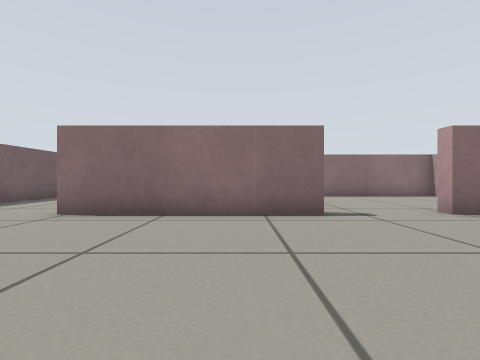
View 1 (above)

19 first-person views from a walk through a world built for the Gazebo simulator. The camera is 0.35 m above the floor, looks level and sees 85° across. The floor is counted in squares, 0.5 m on a side. Each view is taken from the middle of a square. On the plan, view 1 faces up. The plan holds only what a view shows up to about 9 squares ahead; the rest is blank.

View 2
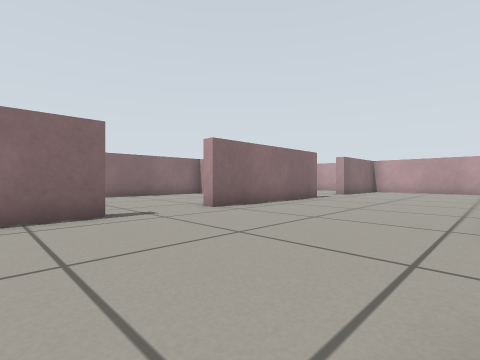

View 3
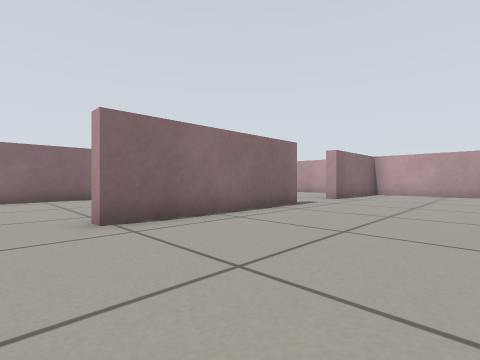

View 4
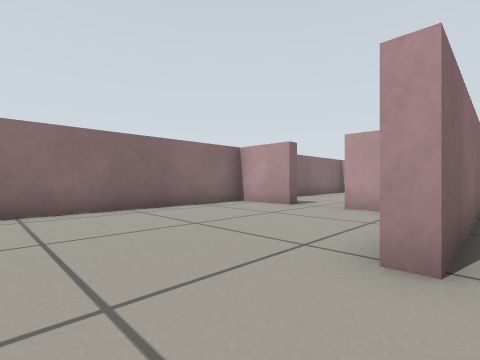

View 5
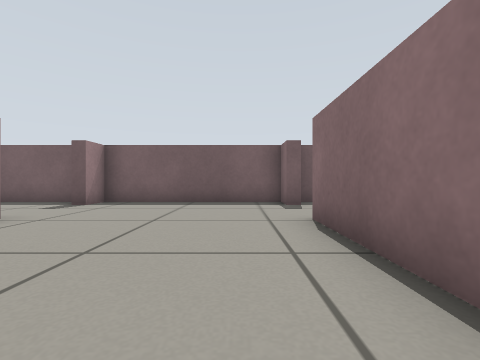

View 6
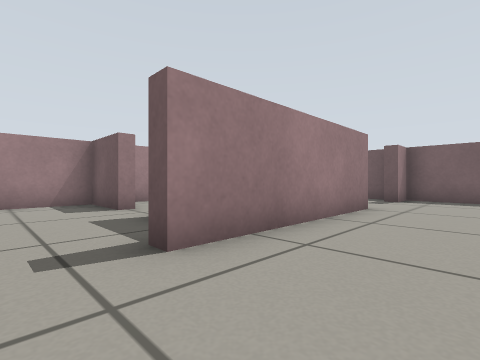

View 7
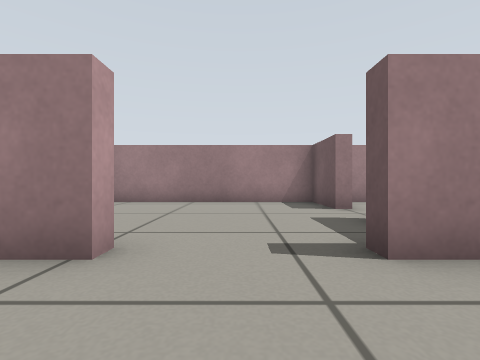

View 8
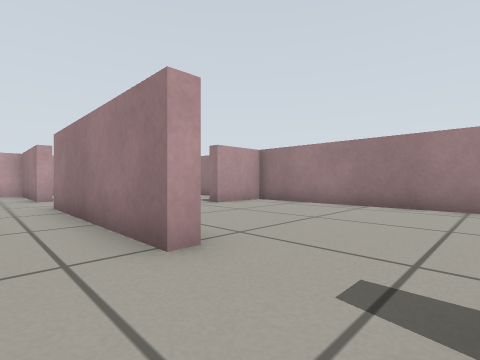

View 9
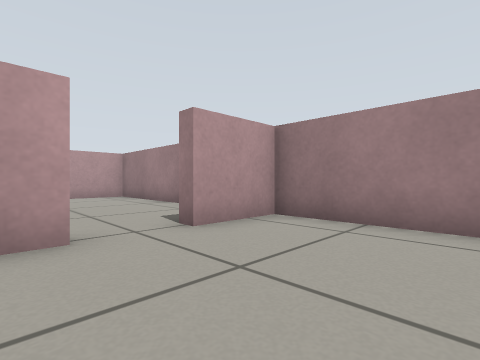

View 10
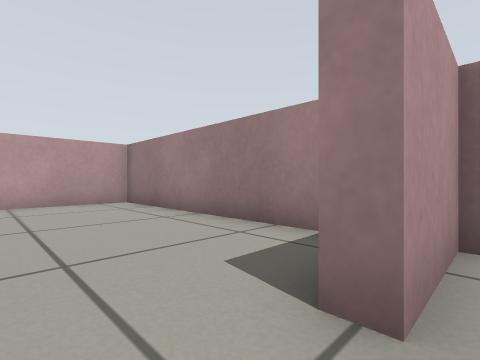

View 11
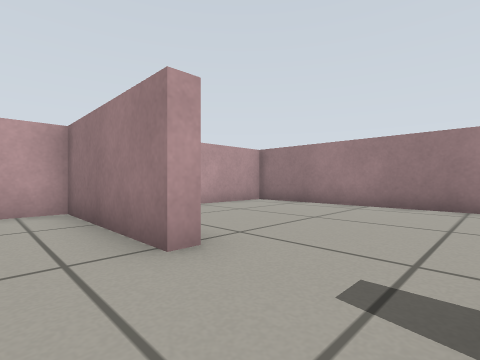

View 12
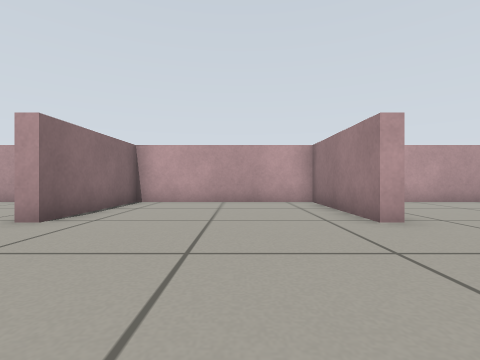

View 13
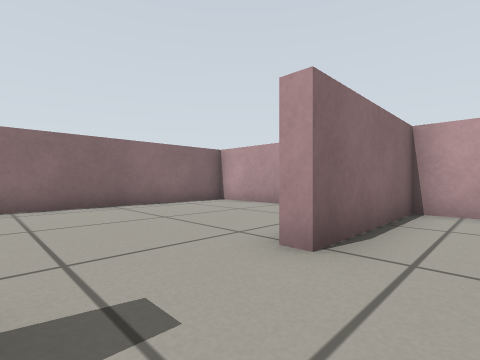

View 14
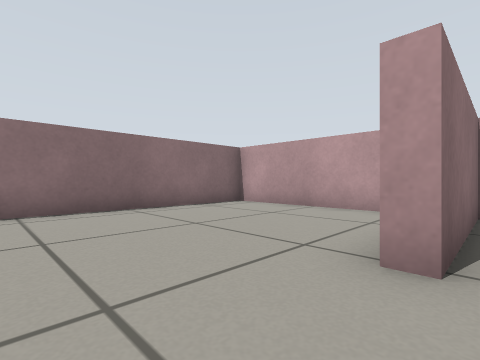

View 15
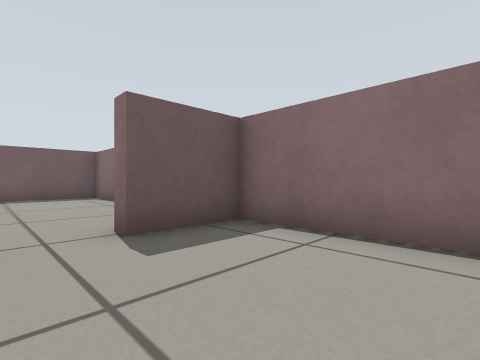

View 16
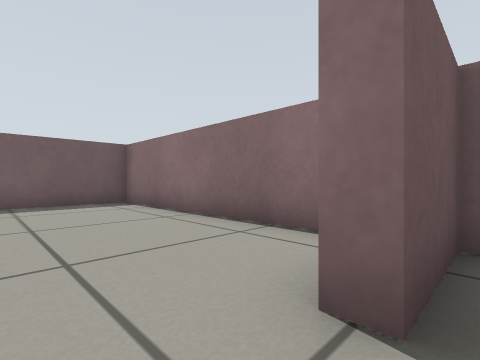

View 17
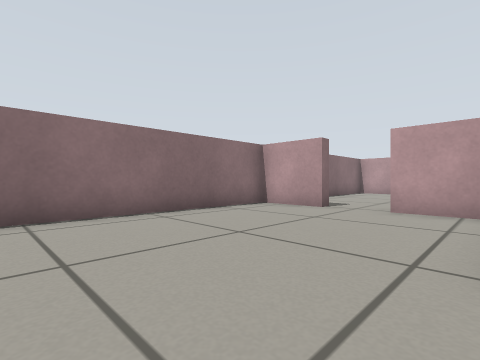

View 18
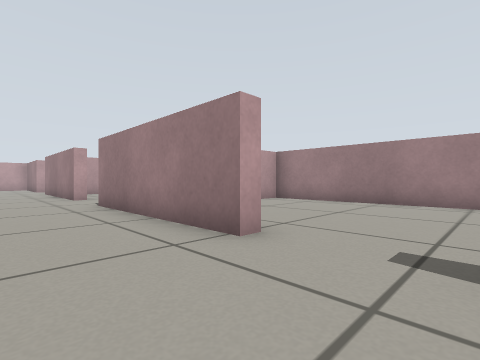

View 19
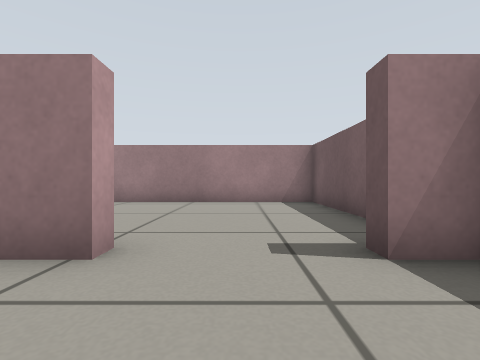

### Floor plan
Points are (right, up) in squares from view 1. A wall is a line through its corners. A room is listed if a view was taken in it or the views show most of it. See-through windows are left out.
Room 1 (views 1, 2, 3, 4, 5, 6, 7, 8, 9, 10, 11, 12, 13, 14, 15, 16, 17, 18, 19)
walls: (1.7, 5.3) (-3.8, 5.3); (4.3, -0.8) (4.3, -0.3) (9.7, -0.3); (0.3, 6.2) (0.3, 7.7); (8.3, 6.9) (8.3, 7.7); (9.7, 5.3) (4.3, 5.3) (4.3, 5.8); (8.3, -2.8) (8.3, -2.1); (8.7, 9.3) (8.3, 9.3) (8.3, 11.3) (0.7, 11.3) (0.7, 9.3) (0.3, 9.3) (0.3, 11.3) (-7.3, 11.3) (-7.3, 7.9); (0.2, -4.3) (0.7, -4.3) (0.7, -6.3) (8.3, -6.3) (8.3, -4.3) (8.7, -4.3); (-3.7, -0.8) (-3.7, -0.3) (1.7, -0.3) (1.7, -0.8); (12.3, -0.8) (12.3, -0.3) (16.3, -0.3) (16.3, 5.3) (12.3, 5.3) (12.3, 5.8); (-6.3, 5.8) (-6.3, 5.3) (-7.3, 5.3) (-7.3, -0.3) (-6.3, -0.3) (-6.3, -0.8); (9.8, -6.3) (16.3, -6.3) (16.3, -3.1); (-7.3, 6.4) (-7.3, 5.9); (-7.3, -1.3) (-7.3, -6.3) (-0.5, -6.3); (16.3, 6.9) (16.3, 11.3) (10.2, 11.3)

Positions as (right, up) in squares from view 1, and headings:
1: (0, 0), facing up
2: (0, 0), facing up-right
3: (3, 1), facing up-right
4: (2, 5), facing up-right
5: (1, 4), facing left
6: (3, 2), facing down-left
7: (3, 2), facing down
8: (2, 1), facing down-right
9: (5, -2), facing down-right
10: (8, -3), facing down-right
11: (10, 1), facing down-right
12: (8, 2), facing right
13: (10, 4), facing up-right
14: (10, 5), facing up-right
15: (4, 8), facing up-left
16: (1, 8), facing up-left
17: (-6, 6), facing up-right
18: (-6, 2), facing down-right
19: (-5, 2), facing down
